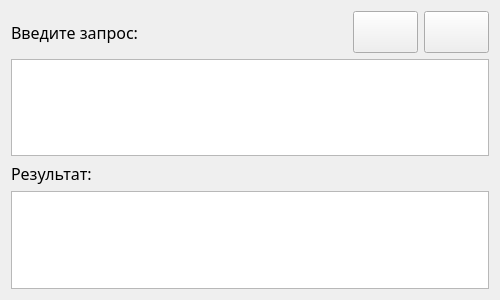
<?xml version="1.0" encoding="UTF-8"?>
<ui version="4.0">
 <class>SqlQueryDialog</class>
 <widget class="QWidget" name="SqlQueryDialog">
  <property name="geometry">
   <rect>
    <x>0</x>
    <y>0</y>
    <width>500</width>
    <height>300</height>
   </rect>
  </property>
  <property name="font">
   <font>
    <family>Noto Sans</family>
    <pointsize>18</pointsize>
   </font>
  </property>
  <property name="windowTitle">
   <string>SQL-запрос</string>
  </property>
  <property name="windowIcon">
   <iconset resource="Resources.qrc">
    <normaloff>:/Resources/Logo.jpg</normaloff>:/Resources/Logo.jpg</iconset>
  </property>
  <layout class="QGridLayout" name="gridLayout">
   <item row="0" column="0">
    <layout class="QVBoxLayout" name="verticalLayout">
     <item>
      <layout class="QHBoxLayout" name="horizontalLayout_2">
       <item>
        <widget class="QLabel" name="labelInputQuery">
         <property name="font">
          <font>
           <family>Noto Sans</family>
           <pointsize>12</pointsize>
          </font>
         </property>
         <property name="text">
          <string>Введите запрос:</string>
         </property>
        </widget>
       </item>
       <item>
        <spacer name="horizontalSpacer">
         <property name="orientation">
          <enum>Qt::Horizontal</enum>
         </property>
         <property name="sizeHint" stdset="0">
          <size>
           <width>40</width>
           <height>20</height>
          </size>
         </property>
        </spacer>
       </item>
       <item>
        <layout class="QHBoxLayout" name="horizontalLayout">
         <item>
          <widget class="QPushButton" name="buttonClear">
           <property name="text">
            <string/>
           </property>
           <property name="icon">
            <iconset resource="Resources.qrc">
             <normaloff>:/Resources/Trash.png</normaloff>:/Resources/Trash.png</iconset>
           </property>
           <property name="iconSize">
            <size>
             <width>30</width>
             <height>30</height>
            </size>
           </property>
          </widget>
         </item>
         <item>
          <widget class="QPushButton" name="buttonRun">
           <property name="text">
            <string/>
           </property>
           <property name="icon">
            <iconset resource="Resources.qrc">
             <normaloff>:/Resources/Run.png</normaloff>:/Resources/Run.png</iconset>
           </property>
           <property name="iconSize">
            <size>
             <width>20</width>
             <height>20</height>
            </size>
           </property>
          </widget>
         </item>
        </layout>
       </item>
      </layout>
     </item>
     <item>
      <widget class="QTextEdit" name="textQuery">
       <property name="font">
        <font>
         <family>Noto Sans</family>
         <pointsize>16</pointsize>
        </font>
       </property>
      </widget>
     </item>
    </layout>
   </item>
   <item row="1" column="0">
    <layout class="QVBoxLayout" name="verticalLayout_2">
     <item>
      <widget class="QLabel" name="labelResult">
       <property name="font">
        <font>
         <family>Noto Sans</family>
         <pointsize>12</pointsize>
        </font>
       </property>
       <property name="text">
        <string>Результат:</string>
       </property>
      </widget>
     </item>
     <item>
      <widget class="QTextEdit" name="textResult">
       <property name="font">
        <font>
         <family>Noto Sans</family>
         <pointsize>14</pointsize>
        </font>
       </property>
       <property name="readOnly">
        <bool>true</bool>
       </property>
      </widget>
     </item>
    </layout>
   </item>
  </layout>
 </widget>
 <resources>
  <include location="Resources.qrc"/>
 </resources>
 <connections/>
</ui>
